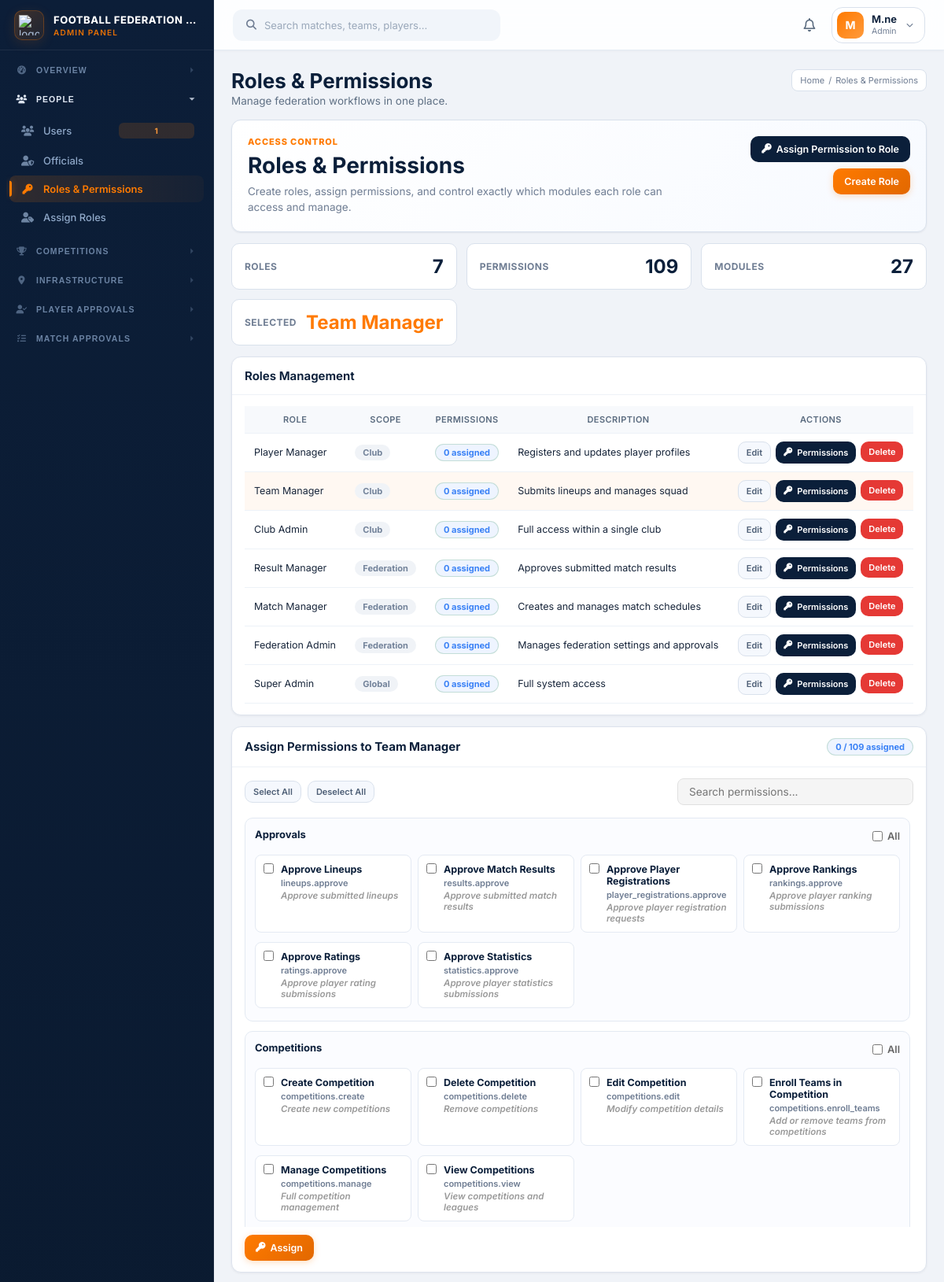
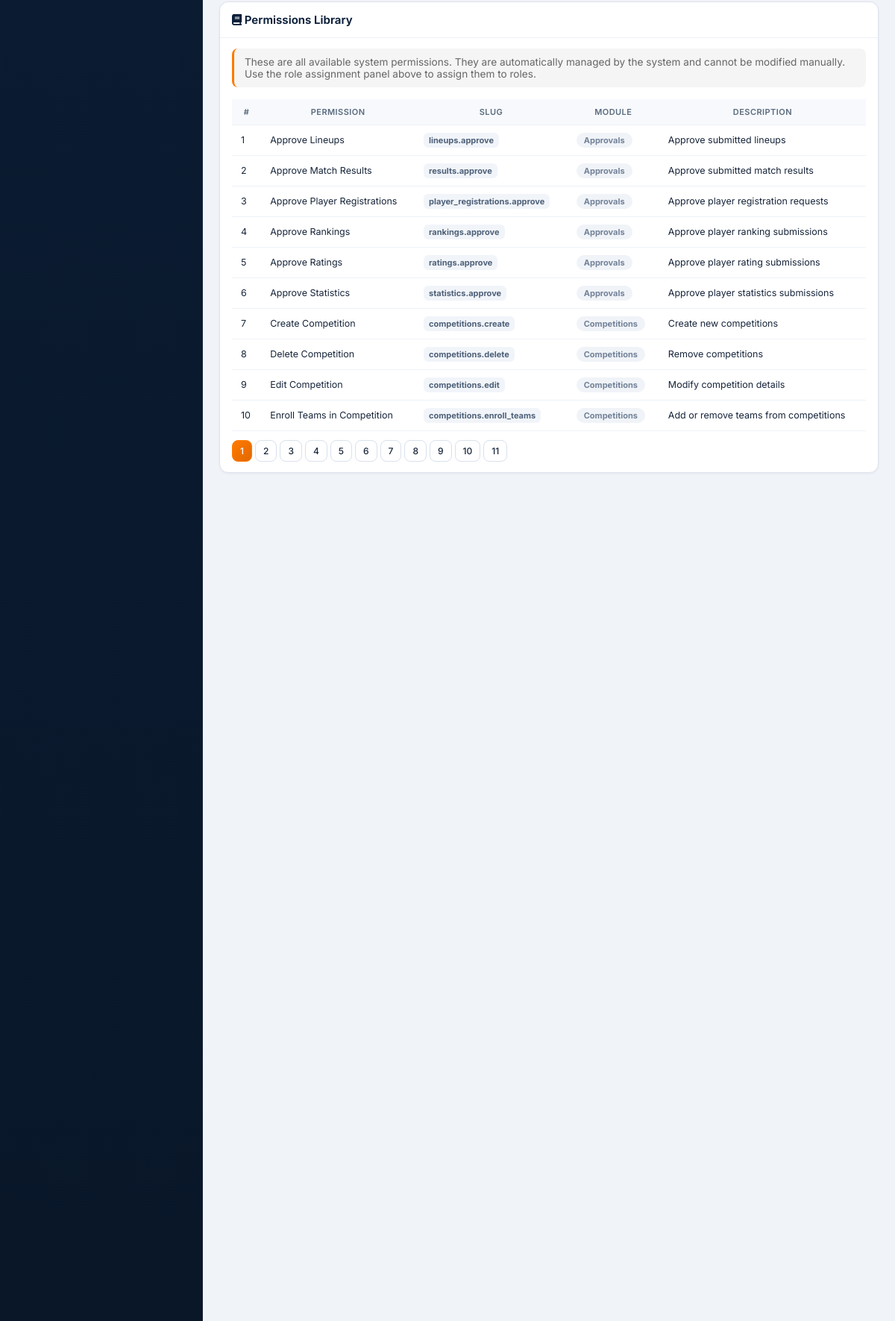
The app's page /federation/index.php?page=roles_permissions&role_id=6 (signed in, upper part) with its own data (2 pictures, top to bottom).
### tables this page shows
CREATE TABLE `roles` (
  `id` bigint(20) UNSIGNED NOT NULL,
  `name` varchar(60) NOT NULL,
  `slug` varchar(60) NOT NULL,
  `scope` enum('federation','club','global') NOT NULL DEFAULT 'club',
  `description` text DEFAULT NULL,
  `created_at` timestamp NOT NULL DEFAULT current_timestamp(),
  `updated_at` timestamp NOT NULL DEFAULT current_timestamp() ON UPDATE current_timestamp()
);

CREATE TABLE `permissions` (
  `id` bigint(20) UNSIGNED NOT NULL,
  `name` varchar(80) NOT NULL,
  `slug` varchar(80) NOT NULL,
  `module` varchar(40) NOT NULL,
  `description` text DEFAULT NULL,
  `created_at` timestamp NOT NULL DEFAULT current_timestamp()
);

### pages/roles_permissions.php (the view, shortened to what the rows shown need)
<?php
$roles = db_fetch_all('SELECT * FROM roles ORDER BY id DESC');
$allPermissions = db_fetch_all('SELECT * FROM permissions ORDER BY module ASC, name ASC');
$offset = 0;
$limitClause = paginate_clause($offset);
$paginatedPermissions = db_fetch_all("SELECT * FROM permissions ORDER BY module ASC, name ASC {$limitClause}");
$selectedRoleId = isset($_GET['role_id']) ? (int) $_GET['role_id'] : 0;
$selectedRole = $selectedRoleId > 0 ? db_fetch_one('SELECT * FROM roles WHERE id = ?', 'i', [$selectedRoleId]) : null;
$currentPermRows = db_fetch_all('SELECT permission_id FROM role_permissions WHERE role_id = ?', 'i', [$selectedRoleId]);
$currentPerms = array_map(static function ($row) { return (int) $row['permission_id']; }, $currentPermRows);
$permissionsByModule = [];
foreach ($allPermissions as $permission) {
    $permissionsByModule[$permission['module']][] = $permission;
}
$rolePermCounts = [];
?>
<div class="roles-permissions-page">
    <div class="roles-permissions-hero">
        <div>
            <h2>Roles & Permissions</h2>
        </div>
    </div>
    <div class="notifications-summary">
        <div class="notifications-summary-item unread">
            <span>Selected</span>
            <strong><?= $selectedRole ? e($selectedRole['name']) : '-'; ?></strong>
        </div>
    </div>
    <div class="single-col-grid">
        <div class="card">
            <div class="card-body">
                <div class="table-wrap">
                    <table class="data-table">
                        <thead>
                            <tr>
                                <th>Role</th>
                                <th>Scope</th>
                                <th>Permissions</th>
                                <th>Description</th>
                                <th>Actions</th>
                            </tr>
                        </thead>
                        <tbody>
                            <?php if (empty($roles)): ?>
                                <tr><td colspan="5"><div class="empty-state">No roles available.</div></td></tr>
                            <?php else: ?>
                                <?php foreach ($roles as $role): ?>
                                    <tr class="<?= (int) $role['id'] === $selectedRoleId ? 'selected-row' : ''; ?>">
                                        <td><?= e($role['name']); ?></td>
                                        <td><?= status_badge($role['scope']); ?></td>
                                        <td><span class="badge badge-info"><?= $rolePermCounts[(int)$role['id']] ?? 0; ?> assigned</span></td>
                                        <td><?= e($role['description'] ?: '-'); ?></td>
                                        <td>
                                            <div class="action-group">
                                                <?php if (current_user_can('roles.edit')): ?>
                                                    <a class="btn btn-light btn-sm" href="index.php?page=roles_permissions&edit=<?= (int) $role['id']; ?>">Edit</a>
                                                <?php endif; ?>
                                                <a class="btn btn-secondary btn-sm" href="index.php?page=roles_permissions&role_id=<?= (int) $role['id']; ?>"><i class="fa-solid fa-key"></i> Permissions</a>
                                                <?php if (current_user_can('roles.delete')): ?>
                                                    <form method="post">
                                                        <button class="btn btn-danger btn-sm" type="submit" data-confirm="Delete this role?">Delete</button>
                                                    </form>
                                                <?php endif; ?>
                                            </div>
                                        </td>
                                    </tr>
                                <?php endforeach; ?>
                            <?php endif; ?>
                        </tbody>
                    </table>
                </div>
            </div>
        </div>
        <?php if ($selectedRoleId > 0): ?>
            <div class="card">
                <div class="card-head">
                    <h3><?= $selectedRole ? 'Assign Permissions to <strong>' . e($selectedRole['name']) . '</strong>' : 'Assign Permissions'; ?></h3>
                </div>
                <div class="card-body">
                    <?php if ($selectedRoleId <= 0): ?>
                        <div class="empty-state">Create roles first, then select a role to assign permissions.</div>
                    <?php else: ?>
                        <form method="post" id="permissionsForm">
                            <div class="permission-module-list">
                                <?php foreach ($permissionsByModule as $module => $modulePermissions): ?>
                                    <section class="permission-module-card" data-module="<?= e($module); ?>">
                                        <div class="permission-module-header">
                                            <h4><?= e(humanize_activity_text($module)); ?></h4>
                                            <label class="permission-module-toggle">
                                                <input type="checkbox" class="module-select-all" data-module="<?= e($module); ?>" <?= !current_user_can('roles.assign_permissions') ? 'disabled' : ''; ?>>
                                                <span>All</span>
                                            </label>
                                        </div>
                                        <div class="permission-check-grid">
                                            <?php foreach ($modulePermissions as $permission): ?>
                                                <label class="permission-check-card" data-name="<?= e(strtolower($permission['name'] . ' ' . $permission['slug'])); ?>">
                                                    <input type="checkbox" name="permission_ids[]" value="<?= (int) $permission['id']; ?>" class="permission-checkbox module-<?= e($module); ?>" <?= in_array((int) $permission['id'], $currentPerms, true) ? 'checked' : ''; ?> <?= !current_user_can('roles.assign_permissions') ? 'disabled' : ''; ?>>
                                                    <span>
                                                        <strong><?= e($permission['name']); ?></strong>
                                                        <small><?= e($permission['slug']); ?></small>
                                                        <?php if ($permission['description']): ?>
                                                            <em class="permission-desc"><?= e($permission['description']); ?></em>
                                                        <?php endif; ?>
                                                    </span>
                                                </label>
                                            <?php endforeach; ?>
                                        </div>
                                    </section>
                                <?php endforeach; ?>
                            </div>
                        </form>
                    <?php endif; ?>
                </div>
            </div>
        <?php endif; ?>
    </div>
    <?php if ($selectedRoleId > 0): ?>
        <div class="card permissions-library-card">
            <div class="card-body">
                <div class="table-wrap">
                    <table class="data-table">
                        <thead>
                            <tr>
                                <th>#</th>
                                <th>Permission</th>
                                <th>Slug</th>
                                <th>Module</th>
                                <th>Description</th>
                            </tr>
                        </thead>
                        <tbody>
                            <?php $permIndex = $offset; foreach ($paginatedPermissions as $permission): $permIndex++; ?>
                                <tr>
                                    <td><?= $permIndex; ?></td>
                                    <td><?= e($permission['name']); ?></td>
                                    <td><span class="code-pill"><?= e($permission['slug']); ?></span></td>
                                    <td><?= status_badge($permission['module']); ?></td>
                                    <td><?= e($permission['description'] ?? '-'); ?></td>
                                </tr>
                            <?php endforeach; ?>
                        </tbody>
                    </table>
                </div>
            </div>
        </div>
    <?php endif; ?>
</div>

### includes/functions.php (shortened to what the rows shown need)
<?php
require_once __DIR__ . '/../db.php';
function e($value)
{
    return htmlspecialchars((string) $value, ENT_QUOTES, 'UTF-8');
}
function current_user()
{
    return $_SESSION['user'] ?? null;
}
function per_page()
{
    return 10;
}
function current_page_no()
{
    $p = (int) ($_GET['p'] ?? 1);
    return $p > 0 ? $p : 1;
}
function paginate_clause(&$offset)
{
    $pageNo = current_page_no();
    $limit = per_page();
    $offset = ($pageNo - 1) * $limit;
    return " LIMIT {$limit} OFFSET {$offset} ";
}
function status_badge($status)
{
    $map = [
        'approved' => 'success',
        'active' => 'success',
        'submitted' => 'info',
        'pending' => 'warning',
        'draft' => 'muted',
        'rejected' => 'danger',
        'reject' => 'danger',
        'inactive' => 'danger',
        'suspended' => 'danger',
        'completed' => 'success',
        'scheduled' => 'info',
    ];
    $clean = strtolower((string) $status);
    $class = $map[$clean] ?? 'muted';
    return '<span class="badge badge-' . e($class) . '">' . e(ucfirst($clean)) . '</span>';
}
function humanize_activity_text($value)
{
    $text = str_replace(['_', '-'], ' ', (string) $value);
    $text = preg_replace('/\s+/', ' ', $text);
    return ucwords(trim($text));
}
function user_has_master_role($userId)
{
    $user = current_user();
    if ($user && (int) ($user['id'] ?? 0) === (int) $userId && ($user['user_type'] ?? '') === 'admin') {
        return true;
    }
    $masterSlugs = ['super_admin', 'federation-role', 'federation_role', 'federation-admin', 'federation_admin'];
    return count(array_intersect(user_role_slugs($userId), $masterSlugs)) > 0;
}
function user_permission_slugs($userId)
{
    if (user_has_master_role($userId)) {
        $rows = db_fetch_all('SELECT slug FROM permissions');
    }
    return array_map(static function ($row) {
        return (string) $row['slug'];
    }, $rows);
}
function user_has_permission($userId, $permissionSlug)
{
    return in_array((string) $permissionSlug, user_permission_slugs((int) $userId), true);
}
function current_user_can($permissionSlug)
{
    $user = current_user();
    return user_has_permission((int) $user['id'], $permissionSlug);
}
function page_permission_slug($page)
{
    $map = [
        'dashboard' => 'dashboard.view',
        'teams' => 'teams.manage',
        'team_registrations' => 'teams.approve',
        'users' => 'users.manage',
        'roles_permissions' => 'roles.manage',
        'assign_roles' => 'users.assign_role',
        'player_rankings_approval' => 'rankings.approve',
        'player_ratings_approval' => 'ratings.approve',
        'player_statistics_approval' => 'statistics.approve',
        'player_registrations_approval' => 'player_registrations.approve',
        'stadiums' => 'stadiums.manage',
        'seasons' => 'seasons.manage',
        'match_results_approval' => 'results.approve',
        'match_officials' => 'officials.manage',
        'match_lineups_approval' => 'lineups.approve',
        'news' => 'news.manage',
        'activity_logs' => 'activity_logs.view',
        'reports' => 'reports.view',
        'settings' => 'settings.manage',
        'squad' => 'players.view',
        'players' => 'players.view',
        'lineups' => 'lineups.view',
        'matches' => 'matches.view',
        'results' => 'results.view',
    ];
    return $map[$page] ?? null;
}
function current_user_can_page($page)
{
    $alwaysAllowed = ['profile', 'logout', 'notifications', 'news'];
    if (in_array((string) $page, $alwaysAllowed, true)) {
        return true;
    }
    return current_user_can(page_permission_slug($page));
}

### records on screen
roles: name "Team Manager", scope "Club", id "0", description "Submits lineups and manages squad"
roles: name "Player Manager", scope "Club", id "0", description "Registers and updates player profiles"
roles: name "Club Admin", scope "Club", id "0", description "Full access within a single club"
roles: name "Result Manager", scope "Federation", id "0", description "Approves submitted match results"
roles: name "Match Manager", scope "Federation", id "0", description "Creates and manages match schedules"
roles: name "Federation Admin", scope "Federation", id "0", description "Manages federation settings and approvals"
roles: name "Super Admin", scope "Global", id "0", description "Full system access"
permissions: name "Approve Lineups", slug "lineups.approve", description "Approve submitted lineups", module "Approvals"
permissions: name "Approve Match Results", slug "results.approve", description "Approve submitted match results", module "Approvals"
permissions: name "Approve Player Registrations", slug "player_registrations.approve", description "Approve player registration requests", module "Approvals"
permissions: name "Approve Rankings", slug "rankings.approve", description "Approve player ranking submissions", module "Approvals"
permissions: name "Approve Ratings", slug "ratings.approve", description "Approve player rating submissions", module "Approvals"
permissions: name "Approve Statistics", slug "statistics.approve", description "Approve player statistics submissions", module "Approvals"
permissions: name "Create Competition", slug "competitions.create", description "Create new competitions", module "Competitions"
permissions: name "Delete Competition", slug "competitions.delete", description "Remove competitions", module "Competitions"
permissions: name "Edit Competition", slug "competitions.edit", description "Modify competition details", module "Competitions"
permissions: name "Enroll Teams in Competition", slug "competitions.enroll_teams", description "Add or remove teams from competitions", module "Competitions"
permissions: name "Manage Competitions", slug "competitions.manage", description "Full competition management"
permissions: name "View Competitions", slug "competitions.view", description "View competitions and leagues"

### other values on screen
$settings['system_name'] "FOOTBALL FEDERATION…"
$group['title'] "OVERVIEW"
$group['title'] "PEOPLE"
$item[1] "Users"
$item[3] "1"
$item[1] "Officials"
$item[1] "Roles & Permissions"
$item[1] "Assign Roles"
$group['title'] "COMPETITIONS"
$group['title'] "INFRASTRUCTURE"
$group['title'] "PLAYER APPROVALS"
$group['title'] "MATCH APPROVALS"
$profileInitials "M"
$currentUser['full_name'] "M.ne"
$currentUser['user_type'] "Admin"
